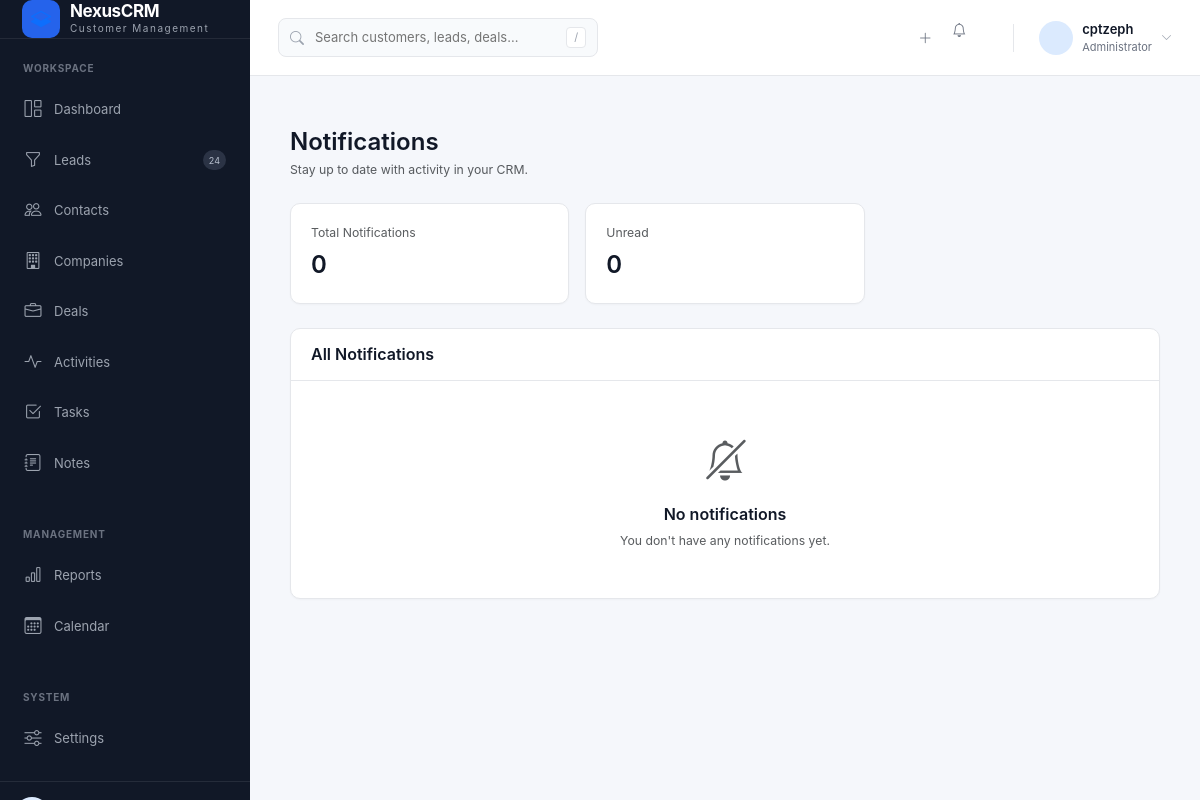
Page /notifications/ (signed in) on the earlier database version.
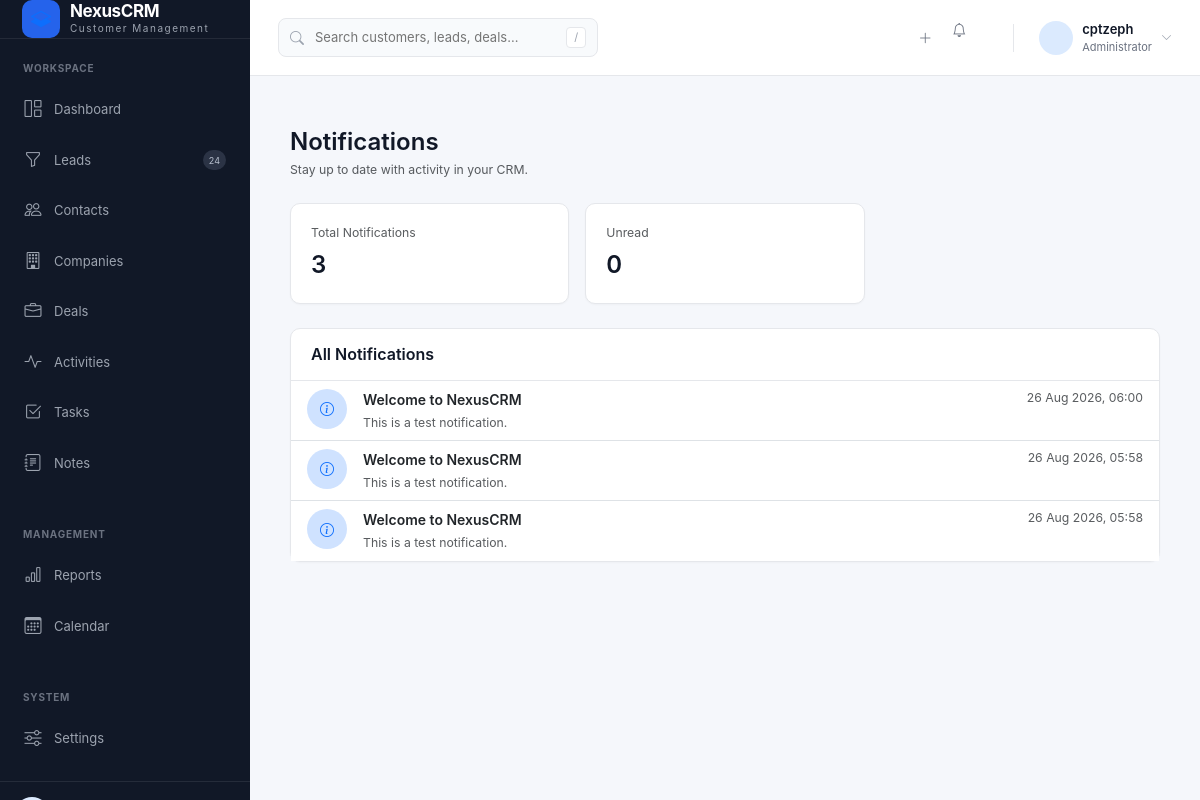
Same page on the later database version.
### crmApp/models.py (models this page shows, shortened)
class Notification(models.Model):
    TYPE_INFO = "info"
    TYPE_SUCCESS = "success"
    TYPE_WARNING = "warning"
    TYPE_DANGER = "danger"
    TYPE_CHOICES = [
        (TYPE_INFO, "Info"),
        (TYPE_SUCCESS, "Success"),
        (TYPE_WARNING, "Warning"),
        (TYPE_DANGER, "Danger"),
    ]
    recipient = models.ForeignKey(
        User,
        on_delete=models.CASCADE,
        related_name="notifications"
    )
    title = models.CharField(
        max_length=200
    )
    message = models.TextField()
    notification_type = models.CharField(
        max_length=20,
        choices=TYPE_CHOICES,
        default=TYPE_INFO
    )
    is_read = models.BooleanField(
        default=False
    )
    created_at = models.DateTimeField(
        auto_now_add=True
    )
    class Meta:
        ordering = ["-created_at"]
        indexes = [
            models.Index(fields=["recipient", "is_read"]),
            models.Index(fields=["created_at"]),
        ]

### crmApp/views.py (the view)
# urls.py: path("notifications/", views.notification_list, name="notifications"),
@login_required
def notification_list(request):
    if not can_view_notifications(request.user):
        raise PermissionDenied
    notifications = Notification.objects.filter(
        recipient=request.user
    )
    unread_count = notifications.filter(
        is_read=False
    ).count()
    context = {
        "notifications": notifications,
        "unread_count": unread_count,
    }
    return render(
        request,
        "crmApp/notifications/list.html",
        context
    )

### templates/crmApp/notifications/list.html (shortened to what this page needs)
{% extends "crmApp/base.html" %}
{% block content %}
<div class="container-fluid py-4">
    <div class="d-flex flex-wrap justify-content-between align-items-center gap-3 mb-4">
        <div>
            <h4 class="mb-1 fw-semibold">
                Notifications
            </h4>
            <div class="text-muted small">
                Stay up to date with activity in your CRM.
            </div>
        </div>
    </div>
    <div class="row g-3 mb-4">
        <div class="col-md-4">
            <div class="crm-card h-100">
                <div class="crm-card-body">
                    <div class="text-muted small mb-1">
                        Total Notifications
                    </div>
                    <div class="fs-4 fw-semibold">
                        {{ notifications|length }}
                    </div>
                </div>
            </div>
        </div>
        <div class="col-md-4">
            <div class="crm-card h-100">
                <div class="crm-card-body">
                    <div class="text-muted small mb-1">
                        Unread
                    </div>
                    <div class="fs-4 fw-semibold">
                        {{ unread_count }}
                    </div>
                </div>
            </div>
        </div>
    </div>
    <div class="crm-card">
        <div class="crm-card-header">
            <h6 class="mb-0 fw-semibold">
                All Notifications
            </h6>
        </div>
        <div class="crm-card-body p-0">
            {% if notifications %}
                <div class="list-group list-group-flush">
                    {% for notification in notifications %}
                        <a
                            href="{% url 'notification_detail' notification.pk %}"
                            class="list-group-item list-group-item-action
                            "
                        >
                            <div class="d-flex align-items-start gap-3">
                                <div class="flex-shrink-0">
                                    {% if notification.notification_type == "success" %}
                                        <span class="d-flex align-items-center justify-content-center rounded-circle bg-success-subtle text-success"
                                              style="width:40px;height:40px;">
                                            <i class="bi bi-check-circle"></i>
                                        </span>
                                    {% elif notification.notification_type == "warning" %}
                                        <span class="d-flex align-items-center justify-content-center rounded-circle bg-warning-subtle text-warning"
                                              style="width:40px;height:40px;">
                                            <i class="bi bi-exclamation-triangle"></i>
                                        </span>
                                    {% elif notification.notification_type == "danger" %}
                                        <span class="d-flex align-items-center justify-content-center rounded-circle bg-danger-subtle text-danger"
                                              style="width:40px;height:40px;">
                                            <i class="bi bi-exclamation-circle"></i>
                                        </span>
                                    {% else %}
                                        <span class="d-flex align-items-center justify-content-center rounded-circle bg-primary-subtle text-primary"
                                              style="width:40px;height:40px;">
                                            <i class="bi bi-info-circle"></i>
                                        </span>
                                    {% endif %}
                                </div>
                                <div class="flex-grow-1 min-width-0">
                                    <div class="d-flex justify-content-between align-items-start gap-3">
                                        <div>
                                            <div class="fw-semibold">
                                                {{ notification.title }}
                                            </div>
                                            <div class="text-muted small mt-1">
                                                {{ notification.message|truncatechars:180 }}
                                            </div>
                                        </div>
                                        <div class="text-muted small text-nowrap">
                                            {{ notification.created_at|date:"d M Y, H:i" }}
                                        </div>
                                    </div>
                                </div>
                            </div>
                        </a>
                    {% endfor %}
                </div>
            {% else %}
                <div class="text-center py-5">
                    <div class="mb-3">
                        <i class="bi bi-bell-slash fs-1 text-muted"></i>
                    </div>
                    <h6 class="fw-semibold">
                        No notifications
                    </h6>
                    <p class="text-muted small mb-0">
                        You don't have any notifications yet.
                    </p>
                </div>
            {% endif %}
        </div>
    </div>
</div>
{% endblock %}

### templates/crmApp/base.html (shortened to what this page needs)
{% load static %}
<!DOCTYPE html>
<html lang="en">
<head>
    <link
        href="https://cdn.jsdelivr.net/npm/bootstrap@5.3.3/dist/css/bootstrap.min.css"
        rel="stylesheet"
    >
    <link
        rel="stylesheet"
        href="https://cdn.jsdelivr.net/npm/bootstrap-icons@1.11.3/font/bootstrap-icons.min.css"
    >
    <link
        rel="stylesheet"
        href="{% static 'css/app.css' %}"
    >
    <link
        rel="stylesheet"
        href="{% static 'crmApp/css/crm.css' %}"
    >
</head>
<body>
<div class="crm-wrapper">
    <aside class="crm-sidebar" id="crmSidebar">
        <div class="sidebar-brand">
            <a href="{% url 'dashboard' %}"
               class="brand-link text-decoration-none">
                <div class="brand-icon">
                    <i class="bi bi-layers-half"></i>
                </div>
                <div>
                    <div class="brand-name">
                        NexusCRM
                    </div>
                    <div class="brand-subtitle">
                        Customer Management
                    </div>
                </div>
            </a>
        </div>
        <div class="sidebar-section">
            <div class="sidebar-label">
                WORKSPACE
            </div>
            <nav class="sidebar-nav">
                <a
                    href="{% url 'dashboard' %}"
                    class="sidebar-link
                    "
                >
                    <i class="bi bi-grid-1x2"></i>
                    <span>
                        Dashboard
                    </span>
                </a>
                <a
                    href="{% url 'leads' %}"
                    class="sidebar-link
                    "
                >
                    <i class="bi bi-funnel"></i>
                    <span>
                        Leads
                    </span>
                    <span class="nav-badge">
                        24
                    </span>
                </a>
                <a
                    href="{% url 'contact_list' %}"
                    class="sidebar-link
                    "
                >
                    <i class="bi bi-people"></i>
                    <span>
                        Contacts
                    </span>
                </a>
                <a
                    href="{% url 'company_list' %}"
                    class="sidebar-link
                    "
                >
                    <i class="bi bi-building"></i>
                    <span>
                        Companies
                    </span>
                </a>
                <a
                    href="{% url 'deals' %}"
                    class="sidebar-link
                    "
                >
                    <i class="bi bi-briefcase"></i>
                    <span>
                        Deals
                    </span>
                </a>
                <a
                    href="{% url 'activities' %}"
                    class="sidebar-link
                    "
                >
                    <i class="bi bi-activity"></i>
                    <span>
                        Activities
                    </span>
                </a>
                <a
                    href="{% url 'tasks' %}"
                    class="sidebar-link
                    "
                >
                    <i class="bi bi-check2-square"></i>
                    <span>
                        Tasks
                    </span>
                </a>
                <a
                    href="{% url 'notes' %}"
                     class="sidebar-link
                    "
                    >
                    <i class="bi bi-journal-text"></i>
                    <span>
                        Notes
                    </span>
                </a>
            </nav>
        </div>
        <div class="sidebar-section">
            <div class="sidebar-label">
                MANAGEMENT
            </div>
            <nav class="sidebar-nav">
                <a
                    href="{% url 'reports' %}"
                    class="sidebar-link
                    "
                >
                    <i class="bi bi-bar-chart"></i>
                    <span>
                        Reports
                    </span>
                </a>
                <a
                    href="{% url 'calendar' %}"
                    class="sidebar-link
                    "
                >
                    <i class="bi bi-calendar3"></i>
                    <span>
                        Calendar
                    </span>
                </a>
            </nav>
        </div>
        <div class="sidebar-section">
            <div class="sidebar-label">
                SYSTEM
            </div>
            <nav class="sidebar-nav">
                <a
                    href="{% url 'settings' %}"
                    class="sidebar-link
                    "
                >
                    <i class="bi bi-sliders"></i>
                    <span>
                        Settings
                    </span>
                </a>
            </nav>
        </div>
        <div class="sidebar-footer">
        </div>
    </aside>
    <main class="crm-main">
        <header class="crm-topbar">
            <div class="topbar-left">
                <div class="topbar-search">
                    <i class="bi bi-search"></i>
                    <input
                        type="search"
                        placeholder="Search customers, leads, deals..."
                        aria-label="Global search"
                    >
                    <span class="search-shortcut">
                        /
                    </span>
                </div>
            </div>
            <div class="topbar-right">
                <button
                    type="button"
                    class="topbar-icon-btn"
                    title="Quick add"
                >
                    <i class="bi bi-plus-lg"></i>
                </button>
                <a
                    href="{% url 'notifications' %}"
                     class="topbar-icon-btn notification-button position-relative"
                    title="Notifications"
                    aria-label="Notifications"
                    class="topbar-icon-btn"
                    type="button"
                >
                    <i class="bi bi-bell"></i>
                </a>
                <div class="user-menu">
                    <div class="user-avatar">
                    </div>
                    <div class="user-info">
                        <div class="user-name">
                            {% if request.user.get_full_name %}
                                {{ request.user.get_full_name }}
                            {% else %}
                                {{ request.user.username }}
                            {% endif %}
                        </div>
                        <div class="user-role">
                            {% if request.user.is_superuser %}
                                Administrator
                            {% elif request.user.profile %}
                                {{ request.user.profile.role_display }}
                            {% else %}
                                CRM User
                            {% endif %}
                        </div>
                    </div>
                    <i class="bi bi-chevron-down user-chevron"></i>
                </div>
            </div>
        </header>
        <div class="crm-content">
            {% block content %}
            {% endblock %}
        </div>
    </main>
</div>
</body>
</html>

Differences in the rows shown:
added Notification: notification_type "info" (drawn), title "Welcome to NexusCRM", message "This is a test notification.", created_at "26 Aug 2026, 06:00"
added Notification: notification_type "info" (drawn), title "Welcome to NexusCRM", message "This is a test notification.", created_at "26 Aug 2026, 05:58"
added Notification: notification_type "info" (drawn), title "Welcome to NexusCRM", message "This is a test notification.", created_at "26 Aug 2026, 05:58"
Other differences:
{{ notifications|length }}: "0" → "3"
text no longer shown: "No notifications You don't have any notifications yet."
